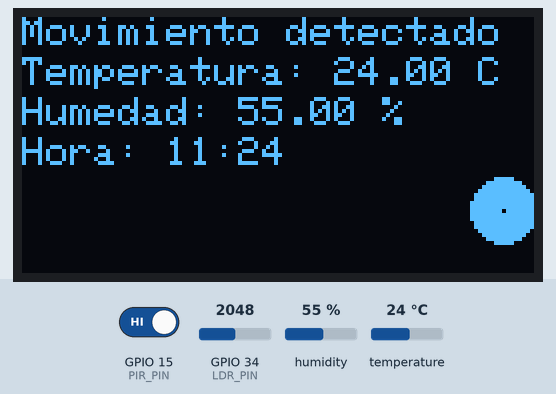
Recording of a sketch running on a simulated ESP32. Parts: 128×64 one-colour display. Inputs (shaded band) come from the test bench; at power-on: humidity 55 %, GPIO 15 (PIR_PIN) HIGH, GPIO 34 (LDR_PIN) = 2048, temperature 24 °C. WiFi joins after 1.5 s; servers stay silent unless stated; network time is answered at once with the bench clock; uploads are accepted with an empty reply; the local clock reads 2024-03-15 10:24:30 at power-on unless the sketch sets it; what the sketch prints to the serial monitor is not drawn.

Above: at 3.2 s.
3.3 s: humidity set to 22 %
At 5.6 s:
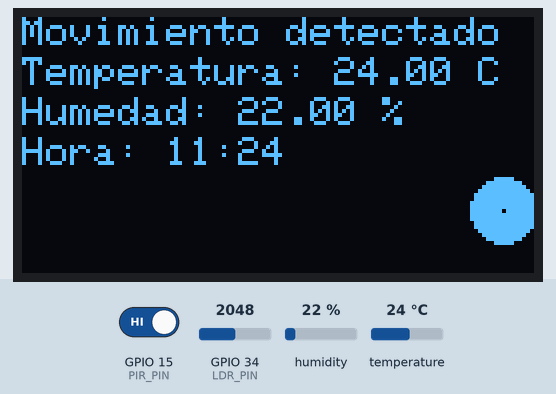
6.0 s: GPIO 15 (PIR_PIN) driven LOW
At 7.8 s:
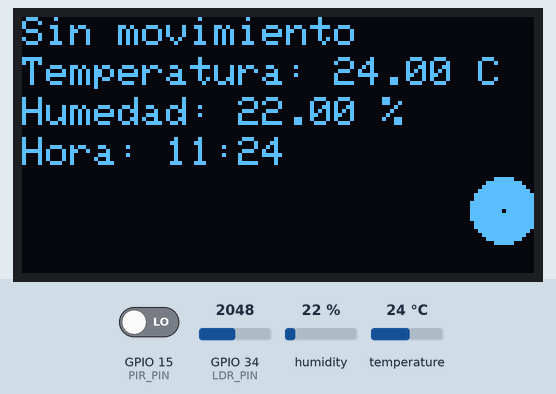
8.5 s: GPIO 34 (LDR_PIN) set to 491
At 10.0 s:
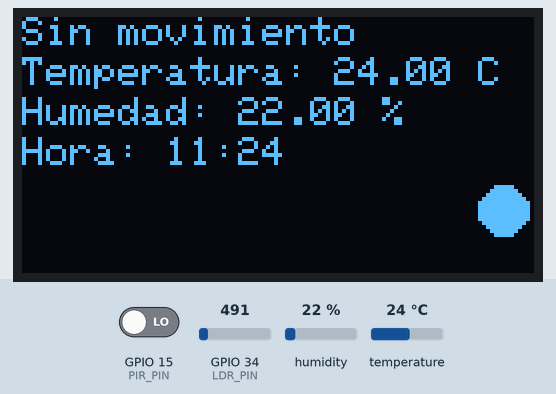
11.0 s: temperature set to 12 °C
At 13.2 s:
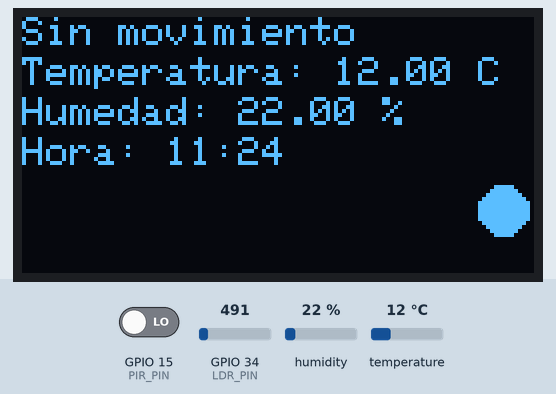
13.5 s: GPIO 34 (LDR_PIN) set to 552
At 15.6 s:
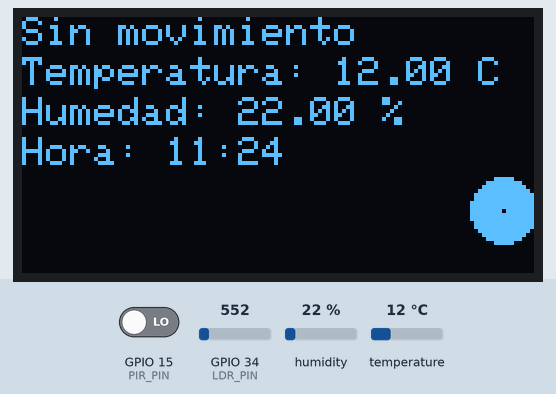
15.9 s: GPIO 15 (PIR_PIN) driven HIGH
At 17.8 s:
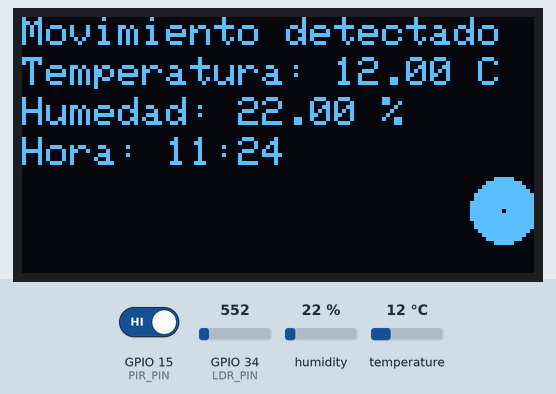
Timing chart, 0 to 19.3 s (numbered marks = the images above; inputs shaded):
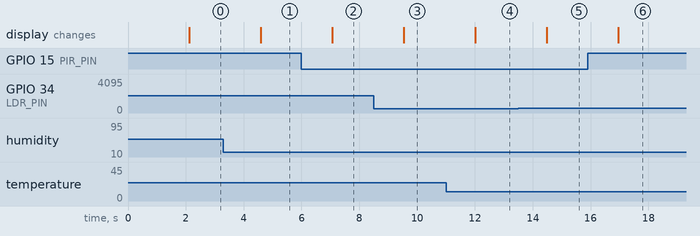

Measured:
- after the input at 3.3 s, the display: changes after 1.3 s (image 1)
- after the input at 6.0 s, the display: changes after 1.1 s (image 2)
- after the input at 8.5 s, the display: changes after 1.0 s (image 3)
- after the input at 11.0 s, the display: changes after 1.0 s (image 4)
- after the input at 13.5 s, the display: changes after 0.99 s (image 5)
- after the input at 15.9 s, the display: changes after 1.1 s (image 6)

The sketch:

meassures_to_server.ino
```cpp
#include <Arduino.h>
#include <Wire.h>
#include <Adafruit_GFX.h>
#include <Adafruit_SSD1306.h>
#include <DHT.h>
#include <WiFi.h>
#include <NTPClient.h>
#include <WiFiUdp.h>
#include <HTTPClient.h>

#define SCREEN_WIDTH 128 // Ancho de la pantalla OLED en píxeles
#define SCREEN_HEIGHT 64 // Alto de la pantalla OLED en píxeles
#define OLED_RESET -1

Adafruit_SSD1306 display(SCREEN_WIDTH, SCREEN_HEIGHT, &Wire, OLED_RESET);

#define PIR_PIN 15  // Pin del sensor de movimiento
#define DHT_PIN 4   // Pin del sensor DHT11
#define LDR_PIN 34  // Pin del sensor de luz (LDR)

#define DHTTYPE DHT11
DHT dht(DHT_PIN, DHTTYPE);

const char* ssid = "STW-Students";
const char* password = "mEGThJyUW3xP";

WiFiUDP ntpUDP;
NTPClient timeClient(ntpUDP, "pool.ntp.org");

const char* serverAddress = "http://10.100.138.14:3000/insertar_datos.php"; // Reemplaza con tu dirección de servidor PHP

void setup() {
  Serial.begin(115200);

  if (!display.begin(SSD1306_SWITCHCAPVCC, 0x3C)) {
    Serial.println(F("Error al iniciar SSD1306 OLED"));
    while (true);
  }
  display.clearDisplay();
  display.setTextSize(1);
  display.setTextColor(SSD1306_WHITE);

  dht.begin();
  pinMode(PIR_PIN, INPUT);
  pinMode(LDR_PIN, INPUT);

  WiFi.begin(ssid, password);
  while (WiFi.status() != WL_CONNECTED) {
    delay(1000);
    Serial.println("Conectando a WiFi...");
  }

  timeClient.begin();
  timeClient.setTimeOffset(3600);  // GMT+1
}

void loop() {
  timeClient.update();
  int hour = timeClient.getHours();
  int minute = timeClient.getMinutes();

  // Sumar una hora
  hour++;
  if (hour > 23) {
    hour = 0; // Si supera 23, resetear a 0
  }

  int movimiento = digitalRead(PIR_PIN);
  float temperatura = dht.readTemperature();
  float humedad = dht.readHumidity();
  int luz = analogRead(LDR_PIN);
  bool esDeDia = (luz > 512);

  // Mostrar mediciones en la pantalla OLED
  display.clearDisplay();
  display.setCursor(0, 0);
  display.println(movimiento ? "Movimiento detectado" : "Sin movimiento");

  display.setCursor(0, 10);
  display.print("Temperatura: ");
  display.print(temperatura);
  display.println(" C");

  display.setCursor(0, 20);
  display.print("Humedad: ");
  display.print(humedad);
  display.println(" %");

  display.setCursor(0, 30);
  display.print("Hora: ");
  char timeBuffer[8]; // Buffer para almacenar la hora formateada
  sprintf(timeBuffer, "%02d:%02d", hour, minute); // Formatear hora y minutos con dos dígitos
  display.print(timeBuffer);

  if (esDeDia) {
    // Dibujar sol en la esquina derecha
    display.fillCircle(120, 48, 8, SSD1306_WHITE); // Dibujar un círculo blanco más grande
    display.drawCircle(120, 48, 8, SSD1306_WHITE); // Contorno del círculo
    display.drawPixel(120, 48, SSD1306_BLACK); // Punto negro en el centro
  } else {
    // Dibujar luna en la esquina derecha
    display.fillCircle(120, 48, 6, SSD1306_WHITE); // Dibujar un círculo blanco más pequeño
    display.drawCircle(120, 48, 6, SSD1306_WHITE); // Contorno del círculo
  }

  display.display();

  // Enviar mediciones a la base de datos mediante una solicitud HTTP PUT
  HTTPClient http;
  http.begin(serverAddress);
  http.addHeader("Content-Type", "application/x-www-form-urlencoded");

  // Construir el cuerpo de la solicitud PUT con los datos de las mediciones
  String putData = "movimiento=" + String(movimiento) +
                    "&temperatura=" + String(temperatura) +
                    "&humedad=" + String(humedad) +
                    "&hora=" + String(hour) + ":" + String(minute) +
                    "&es_de_dia=" + String(esDeDia);

  int httpResponseCode = http.PUT(putData);

  if (httpResponseCode > 0) {
    Serial.print("Solicitud PUT exitosa. Código de respuesta HTTP: ");
    Serial.println(httpResponseCode);
  } else {
    Serial.print("Error en la solicitud PUT. Código de error HTTP: ");
    Serial.println(httpResponseCode);
  }

  http.end();

  delay(1000);
}
```
